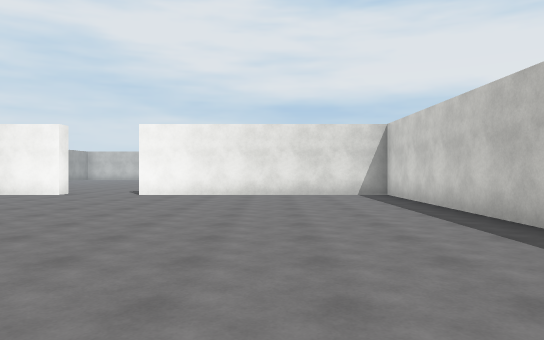
View 1 (above)

19 first-person views from a walk through a Unity game level. The camera is 1.4 m above the floor, looks level and sees 70° across. The floor is counted in squares, 2 m on a side. Each view is taken from the middle of a square. On the plan, view 1 faces up. The plan holds only what a view shows up to about 11 squares ahead; the rest is blank. The place goes on beyond the plan. The player character is not drawn. Surface patterns are stand-ins for the level's own textures.

View 2
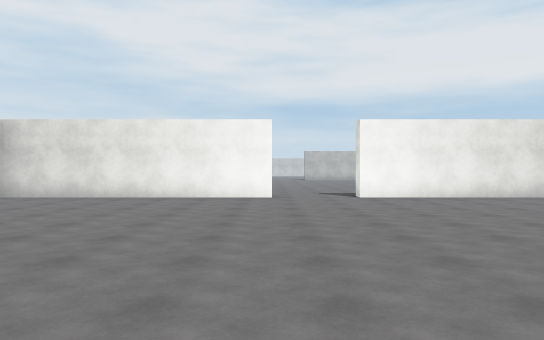

View 3
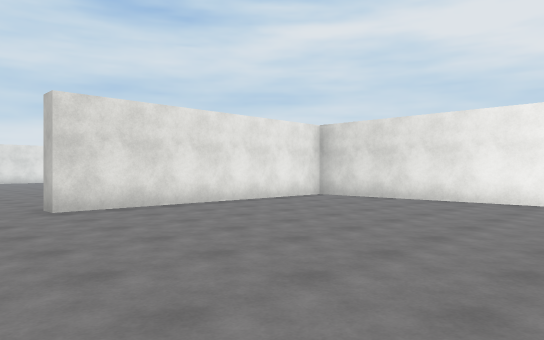

View 4
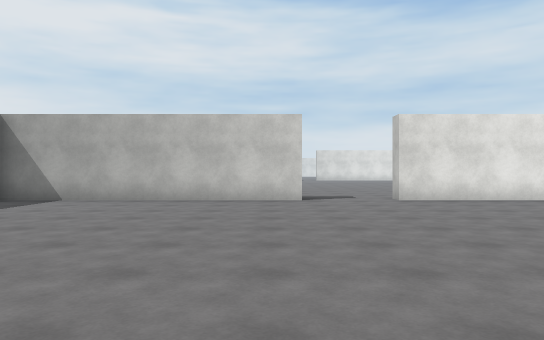

View 5
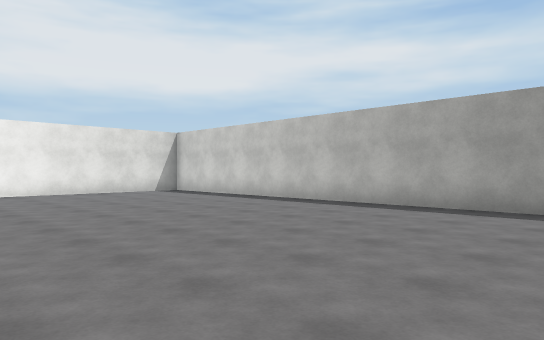

View 6
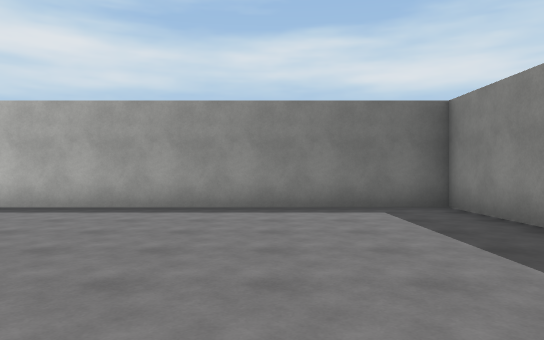

View 7
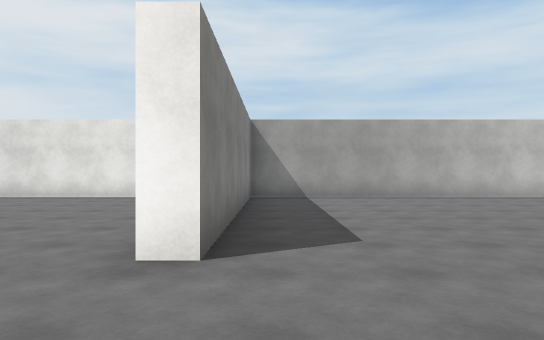

View 8
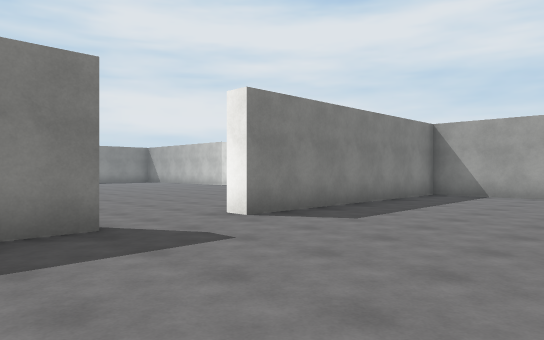

View 9
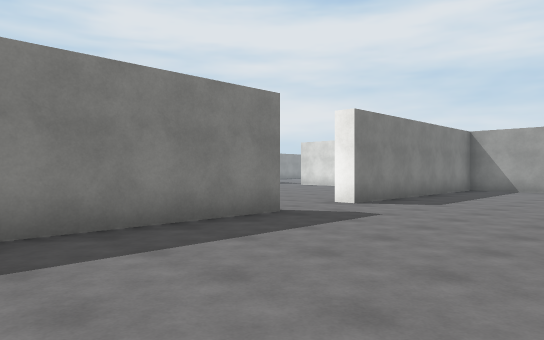

View 10
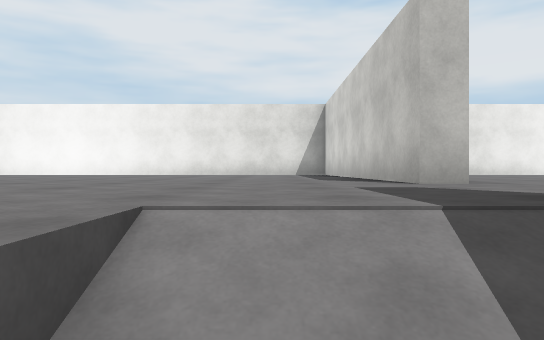

View 11
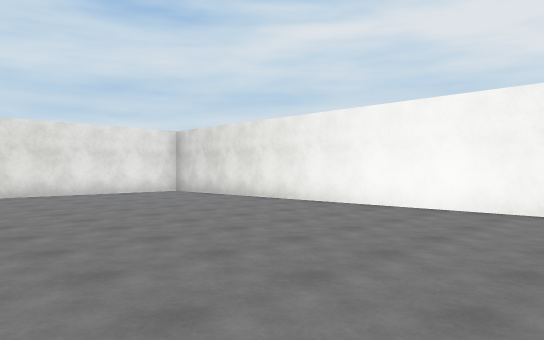

View 12
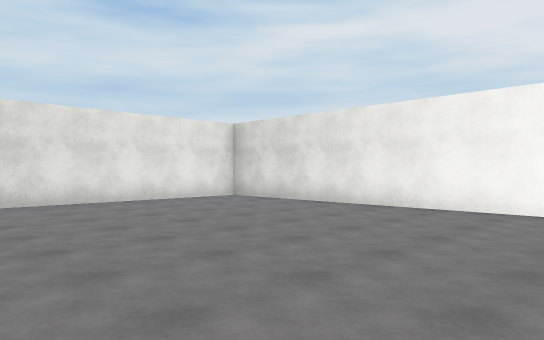

View 13
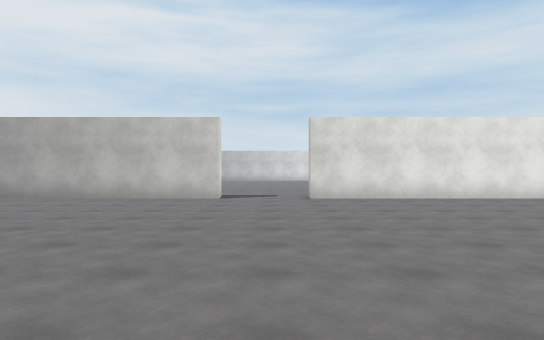

View 14
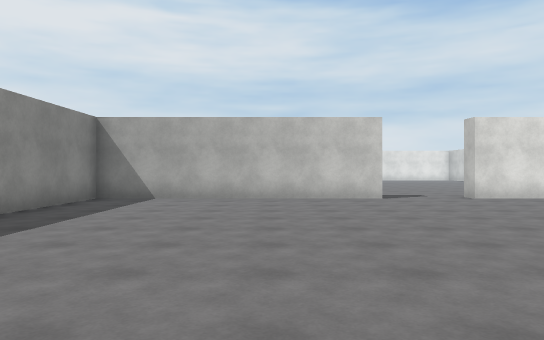

View 15
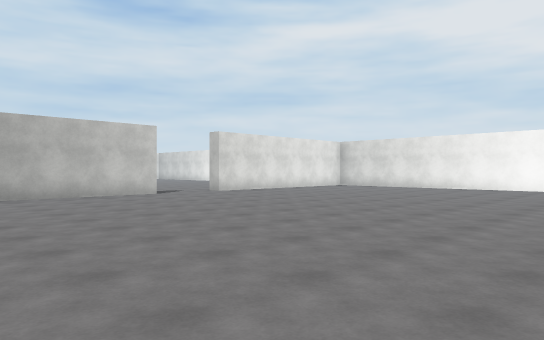

View 16
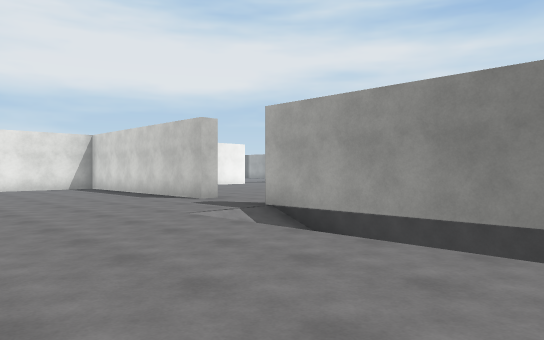

View 17
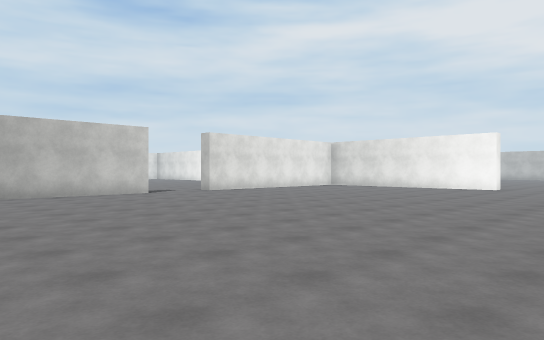

View 18
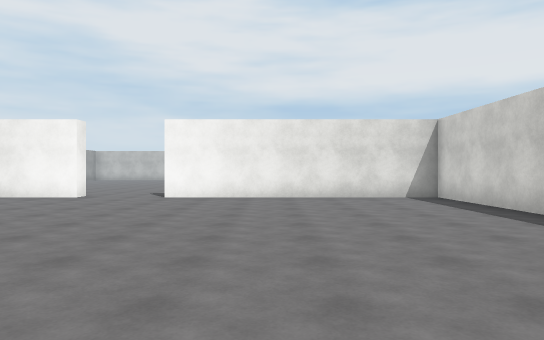

View 19
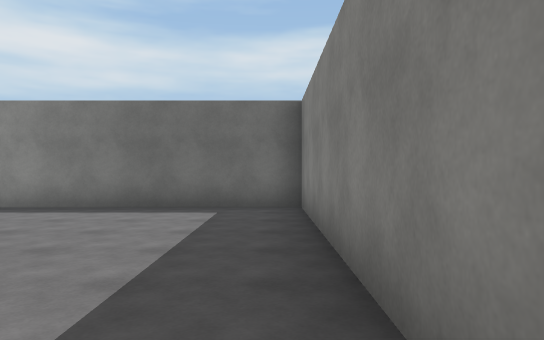

### Floor plan
Points are (right, up) in squares from view 1. A wall is a line through its corners. A room is listed if a view was taken in it or the views show most of it. See-through windows are left out.
Room 1 (views 1, 2, 3, 4, 5, 6, 7, 8, 9, 17, 18, 19)
walls: (-13, 1.8) (-13, -5.4); (3.3, -5.4) (3.3, 10.9) (-3.7, 10.9) (-3.7, 11.4) (3.3, 11.4) (3.3, 16.5); (-13, 10.6) (-13, 3.9); (-13, 16.5) (-13, 11.4) (-6, 11.4) (-6, 10.9) (-13, 10.9)
ways out: opening at (-13, 2.5) to room 2
Room 2 (views 10, 11, 12, 13, 14, 15, 16)
walls: (-13.5, -1.9) (-13.5, 1.8); (-29.5, 1.7) (-29.5, -5.3) (-27.9, -5.3); (-13, 3.9) (-13.5, 3.9) (-13.5, 10.9) (-29.5, 10.9) (-29.5, 3.9)
ways out: opening at (-13, 2.5) to room 1; opening at (-30, 2.5)

Positions as (right, up) in squares from view 1, and headings:
1: (0, 0), facing up
2: (-6, 1), facing up
3: (-6, 2), facing up-left
4: (-4, 1), facing left
5: (-4, -1), facing up-right
6: (-4, -2), facing right
7: (-3, 12), facing left
8: (-2, 16), facing down-left
9: (1, 16), facing down-left
10: (-15, 0), facing up
11: (-18, 4), facing up-left
12: (-21, 4), facing up-left
13: (-20, 3), facing left
14: (-20, -1), facing left
15: (-19, -4), facing up-left
16: (-19, -4), facing up-right
17: (-2, -4), facing up-left
18: (-1, 1), facing up
19: (-4, 12), facing right
